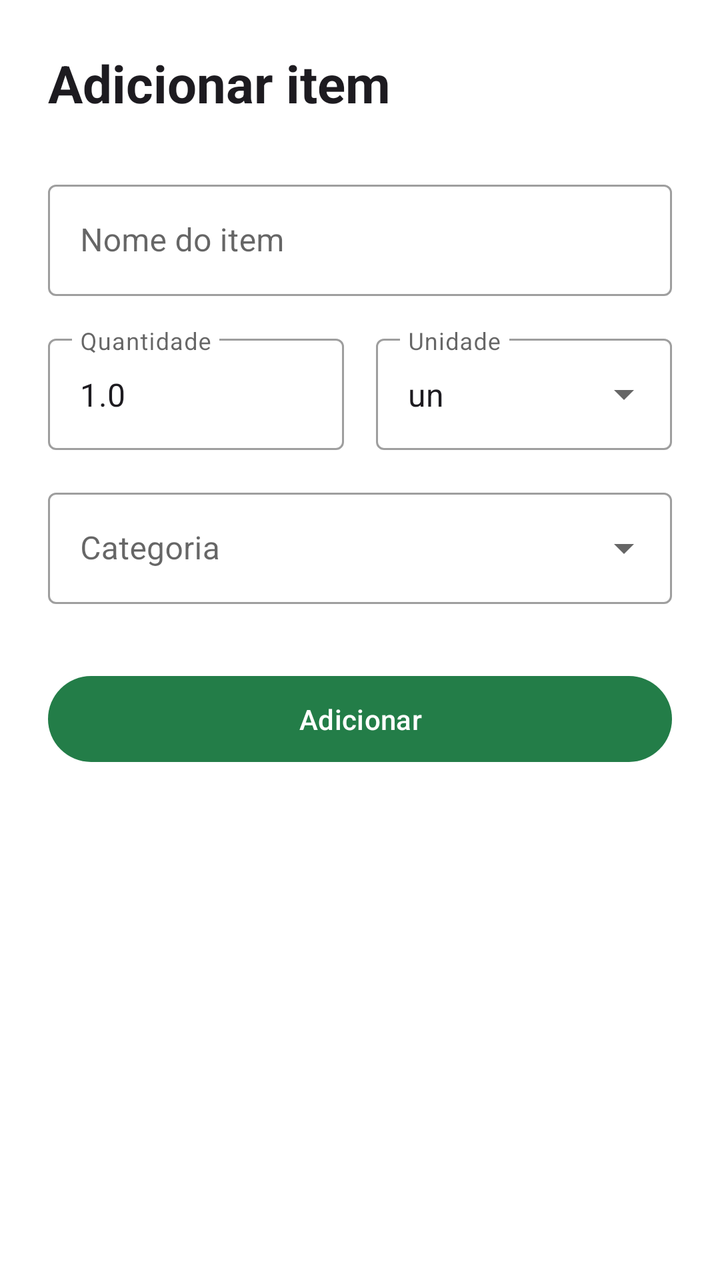
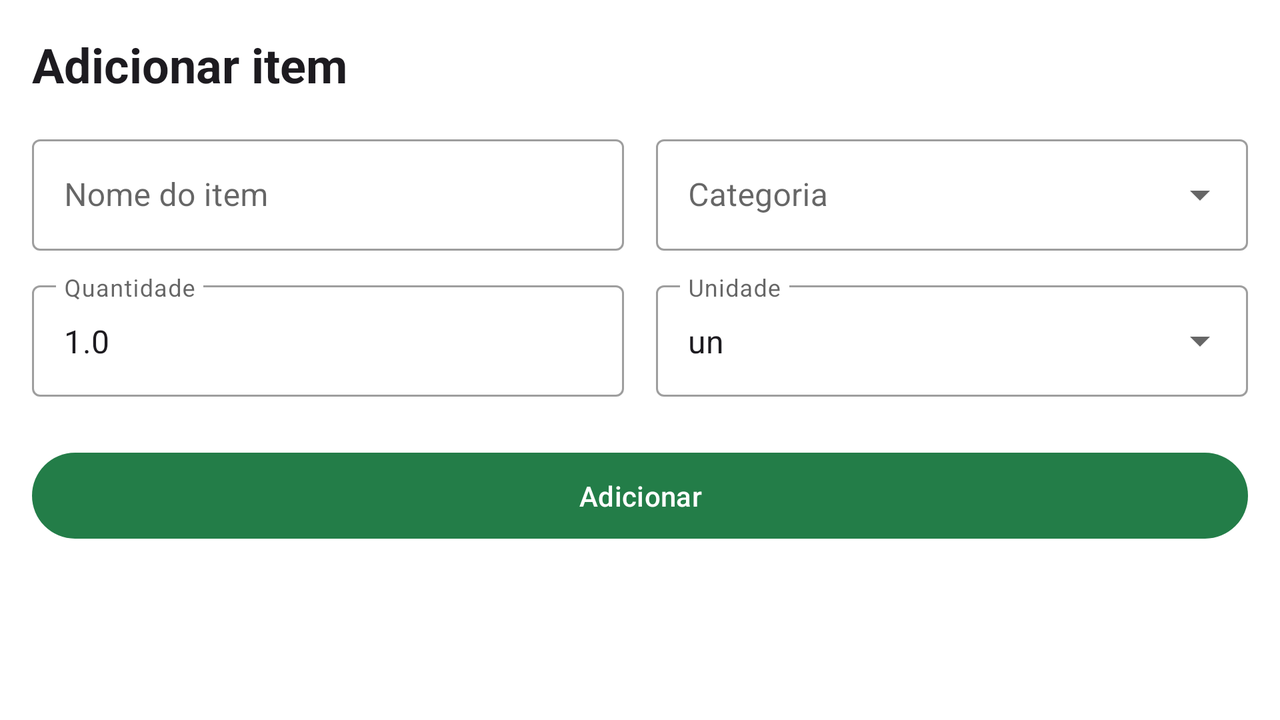

Two renders of one Android screen. The first uses the default layout on a phone; the second uses the alternative layout the repository ships for a different screen configuration, on a matching device. The two XML files are below.
<!-- AndroidManifest.xml: application theme Theme.ShoppingList -->
<!-- res/layout/fragment_add_item.xml -->
<?xml version="1.0" encoding="utf-8"?>
<ScrollView xmlns:android="http://schemas.android.com/apk/res/android"
    xmlns:app="http://schemas.android.com/apk/res-auto"
    xmlns:tools="http://schemas.android.com/tools"
    android:layout_width="match_parent"
    android:layout_height="match_parent"
    android:background="@android:color/white"
    android:fillViewport="true">

    <androidx.constraintlayout.widget.ConstraintLayout
        android:layout_width="match_parent"
        android:layout_height="wrap_content"
        android:background="@android:color/white"
        android:padding="24dp">

        <TextView
            android:id="@+id/tv_title"
            android:layout_width="wrap_content"
            android:layout_height="wrap_content"
            android:text="Adicionar item"
            android:textSize="26sp"
            android:textAppearance="?attr/textAppearanceHeadline5"
            android:textStyle="bold"
            app:layout_constraintStart_toStartOf="parent"
            app:layout_constraintTop_toTopOf="parent" />

        <com.google.android.material.textfield.TextInputLayout
            android:id="@+id/input_layout_name"
            style="@style/Widget.MaterialComponents.TextInputLayout.OutlinedBox"
            android:layout_width="0dp"
            android:layout_height="wrap_content"
            android:layout_marginTop="28dp"
            android:hint="Nome do item"
            app:layout_constraintEnd_toEndOf="parent"
            app:layout_constraintStart_toStartOf="parent"
            app:layout_constraintTop_toBottomOf="@id/tv_title">

            <com.google.android.material.textfield.TextInputEditText
                android:id="@+id/edit_text_name"
                android:layout_width="match_parent"
                android:layout_height="wrap_content"
                android:inputType="textCapWords" />
        </com.google.android.material.textfield.TextInputLayout>

        <com.google.android.material.textfield.TextInputLayout
            android:id="@+id/input_layout_quantity"
            style="@style/Widget.MaterialComponents.TextInputLayout.OutlinedBox"
            android:layout_width="0dp"
            android:layout_height="wrap_content"
            android:layout_marginTop="16dp"
            android:layout_marginEnd="8dp"
            android:hint="Quantidade"
            app:layout_constraintEnd_toStartOf="@+id/input_layout_unit"
            app:layout_constraintStart_toStartOf="parent"
            app:layout_constraintTop_toBottomOf="@id/input_layout_name">

            <com.google.android.material.textfield.TextInputEditText
                android:id="@+id/edit_text_quantity"
                android:layout_width="match_parent"
                android:layout_height="wrap_content"
                android:inputType="numberDecimal"
                android:text="1.0" />
        </com.google.android.material.textfield.TextInputLayout>

        <com.google.android.material.textfield.TextInputLayout
            android:id="@+id/input_layout_unit"
            style="@style/Widget.MaterialComponents.TextInputLayout.OutlinedBox.ExposedDropdownMenu"
            android:layout_width="0dp"
            android:layout_height="wrap_content"
            android:layout_marginStart="8dp"
            android:layout_marginTop="16dp"
            android:hint="Unidade"
            app:layout_constraintEnd_toEndOf="parent"
            app:layout_constraintStart_toEndOf="@+id/input_layout_quantity"
            app:layout_constraintTop_toBottomOf="@id/input_layout_name">

            <AutoCompleteTextView
                android:id="@+id/edit_text_unit"
                android:layout_width="match_parent"
                android:layout_height="wrap_content"
                android:inputType="text"
                android:text="un" />
        </com.google.android.material.textfield.TextInputLayout>

        <com.google.android.material.textfield.TextInputLayout
            android:id="@+id/input_layout_category"
            style="@style/Widget.MaterialComponents.TextInputLayout.OutlinedBox.ExposedDropdownMenu"
            android:layout_width="0dp"
            android:layout_height="wrap_content"
            android:layout_marginTop="16dp"
            android:hint="Categoria"
            app:layout_constraintEnd_toEndOf="parent"
            app:layout_constraintStart_toStartOf="parent"
            app:layout_constraintTop_toBottomOf="@id/input_layout_quantity">

            <AutoCompleteTextView
                android:id="@+id/edit_text_category"
                android:layout_width="match_parent"
                android:layout_height="wrap_content"
                android:inputType="none" />
        </com.google.android.material.textfield.TextInputLayout>

        <com.google.android.material.button.MaterialButton
            android:id="@+id/btn_save"
            android:layout_width="0dp"
            android:layout_height="wrap_content"
            android:layout_marginTop="32dp"
            android:paddingVertical="12dp"
            android:text="Adicionar"
            android:textColor="@android:color/white"
            app:backgroundTint="@color/green_primary"
            app:layout_constraintEnd_toEndOf="parent"
            app:layout_constraintStart_toStartOf="parent"
            app:layout_constraintTop_toBottomOf="@id/input_layout_category" />

    </androidx.constraintlayout.widget.ConstraintLayout>
</ScrollView>
<!-- resources referenced by this layout -->
<resources>
  <color name="green_primary">#237d48</color>
  <style name="Theme.ShoppingList" parent="Base.Theme.ShoppingList" />
  <style name="Base.Theme.ShoppingList" parent="Theme.Material3.Light.NoActionBar">
          <item name="colorPrimary">@color/green_primary</item>
          <item name="colorPrimaryVariant">@color/green_primary_dark</item>
          <item name="colorOnPrimary">@color/white</item>
          
          <item name="colorSecondary">@color/green_secondary</item>
          <item name="colorSecondaryVariant">@color/green_secondary_dark</item>
          <item name="colorOnSecondary">@color/white</item>
          
          <item name="android:colorBackground">@color/background_white</item>
          <item name="colorSurface">@color/white</item>
          <item name="colorOnBackground">@color/black</item>
          <item name="colorOnSurface">@color/black</item>
          
          <item name="materialAlertDialogTheme">@style/ThemeOverlay.App.MaterialAlertDialog</item>
          
          <item name="android:statusBarColor">@android:color/transparent</item>
          <item name="android:navigationBarColor">@android:color/transparent</item>
          <item name="android:windowLightStatusBar" tools:targetApi="m">true</item>
          <item name="android:windowLightNavigationBar" tools:targetApi="o_mr1">true</item>
          <item name="android:enforceNavigationBarContrast" tools:targetApi="q">false</item>
          <item name="android:enforceStatusBarContrast" tools:targetApi="q">false</item>
      </style>
  <color name="green_primary_dark">#1a5f37</color>
  <color name="white">#FFFFFFFF</color>
  <color name="green_secondary">#34a853</color>
  <color name="green_secondary_dark">#2e8b46</color>
  <color name="background_white">#FFFFFF</color>
  <color name="black">#FF000000</color>
  <style name="ThemeOverlay.App.MaterialAlertDialog" parent="ThemeOverlay.Material3.MaterialAlertDialog">
          <item name="colorSurface">@color/white</item>
          <item name="colorOnSurface">@color/black</item>
          <item name="android:background">@color/white</item>
          <item name="backgroundTint">@color/white</item>
      </style>
</resources>
<!-- res/layout-land/fragment_add_item.xml (the repository's variant of the layout above) -->
<!-- drawn on the phone turned sideways -->
<?xml version="1.0" encoding="utf-8"?>
<ScrollView xmlns:android="http://schemas.android.com/apk/res/android"
    xmlns:app="http://schemas.android.com/apk/res-auto"
    xmlns:tools="http://schemas.android.com/tools"
    android:layout_width="match_parent"
    android:layout_height="match_parent"
    android:background="@android:color/white"
    android:fillViewport="true">

    <androidx.constraintlayout.widget.ConstraintLayout
        android:layout_width="match_parent"
        android:layout_height="wrap_content"
        android:background="@android:color/white"
        android:padding="16dp">

        <TextView
            android:id="@+id/tv_title"
            android:layout_width="wrap_content"
            android:layout_height="wrap_content"
            android:text="Adicionar item"
            android:textSize="24sp"
            android:textAppearance="?attr/textAppearanceHeadline5"
            android:textStyle="bold"
            app:layout_constraintStart_toStartOf="parent"
            app:layout_constraintTop_toTopOf="parent" />

        <com.google.android.material.textfield.TextInputLayout
            android:id="@+id/input_layout_name"
            style="@style/Widget.MaterialComponents.TextInputLayout.OutlinedBox"
            android:layout_width="0dp"
            android:layout_height="wrap_content"
            android:layout_marginTop="16dp"
            android:layout_marginEnd="8dp"
            android:hint="Nome do item"
            app:layout_constraintEnd_toStartOf="@+id/input_layout_category"
            app:layout_constraintStart_toStartOf="parent"
            app:layout_constraintTop_toBottomOf="@id/tv_title">

            <com.google.android.material.textfield.TextInputEditText
                android:id="@+id/edit_text_name"
                android:layout_width="match_parent"
                android:layout_height="wrap_content"
                android:inputType="textCapWords" />
        </com.google.android.material.textfield.TextInputLayout>

        <com.google.android.material.textfield.TextInputLayout
            android:id="@+id/input_layout_category"
            style="@style/Widget.MaterialComponents.TextInputLayout.OutlinedBox.ExposedDropdownMenu"
            android:layout_width="0dp"
            android:layout_height="wrap_content"
            android:layout_marginStart="8dp"
            android:layout_marginTop="16dp"
            android:hint="Categoria"
            app:layout_constraintEnd_toEndOf="parent"
            app:layout_constraintStart_toEndOf="@+id/input_layout_name"
            app:layout_constraintTop_toBottomOf="@id/tv_title">

            <AutoCompleteTextView
                android:id="@+id/edit_text_category"
                android:layout_width="match_parent"
                android:layout_height="wrap_content"
                android:inputType="none" />
        </com.google.android.material.textfield.TextInputLayout>

        <com.google.android.material.textfield.TextInputLayout
            android:id="@+id/input_layout_quantity"
            style="@style/Widget.MaterialComponents.TextInputLayout.OutlinedBox"
            android:layout_width="0dp"
            android:layout_height="wrap_content"
            android:layout_marginTop="12dp"
            android:layout_marginEnd="8dp"
            android:hint="Quantidade"
            app:layout_constraintEnd_toStartOf="@+id/input_layout_unit"
            app:layout_constraintStart_toStartOf="parent"
            app:layout_constraintTop_toBottomOf="@id/input_layout_name">

            <com.google.android.material.textfield.TextInputEditText
                android:id="@+id/edit_text_quantity"
                android:layout_width="match_parent"
                android:layout_height="wrap_content"
                android:inputType="numberDecimal"
                android:text="1.0" />
        </com.google.android.material.textfield.TextInputLayout>

        <com.google.android.material.textfield.TextInputLayout
            android:id="@+id/input_layout_unit"
            style="@style/Widget.MaterialComponents.TextInputLayout.OutlinedBox.ExposedDropdownMenu"
            android:layout_width="0dp"
            android:layout_height="wrap_content"
            android:layout_marginStart="8dp"
            android:layout_marginTop="12dp"
            android:hint="Unidade"
            app:layout_constraintEnd_toEndOf="parent"
            app:layout_constraintStart_toEndOf="@+id/input_layout_quantity"
            app:layout_constraintTop_toBottomOf="@id/input_layout_category">

            <AutoCompleteTextView
                android:id="@+id/edit_text_unit"
                android:layout_width="match_parent"
                android:layout_height="wrap_content"
                android:inputType="text"
                android:text="un" />
        </com.google.android.material.textfield.TextInputLayout>

        <com.google.android.material.button.MaterialButton
            android:id="@+id/btn_save"
            android:layout_width="0dp"
            android:layout_height="wrap_content"
            android:layout_marginTop="24dp"
            android:paddingVertical="12dp"
            android:text="Adicionar"
            android:textColor="@android:color/white"
            app:backgroundTint="@color/green_primary"
            app:layout_constraintEnd_toEndOf="parent"
            app:layout_constraintStart_toStartOf="parent"
            app:layout_constraintTop_toBottomOf="@id/input_layout_quantity" />

    </androidx.constraintlayout.widget.ConstraintLayout>
</ScrollView>
